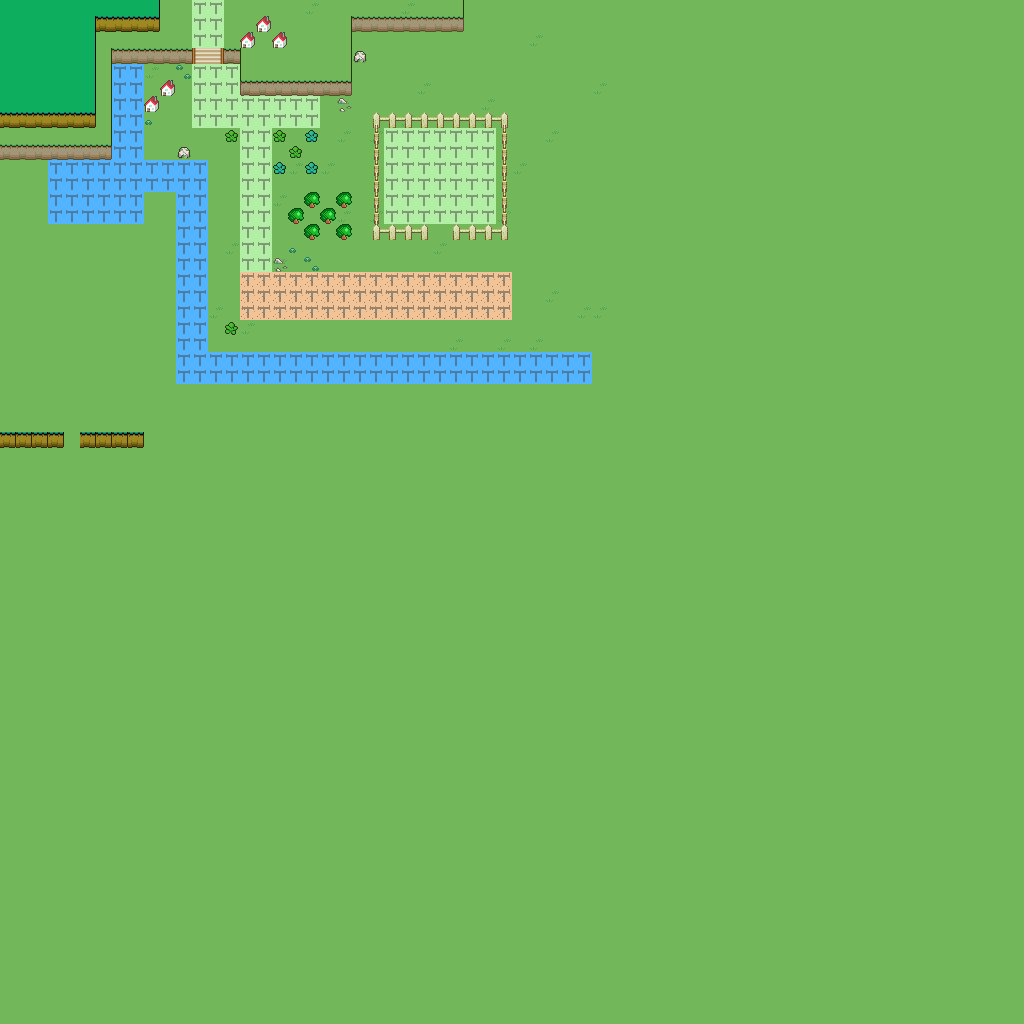

Tiled map render using the project's own tile images. Description and the map definition, with tile-layer contents summarised, below:
An orthogonal 64x64 tile map with 16x16 px tiles, 3 tile layers (タイルレイヤー1, タイルレイヤー2, タイルレイヤー3) and 10 objects (7x event, 3x character).

<map version="1.8" tiledversion="1.8.2" orientation="orthogonal" renderorder="right-down" width="64" height="64" tilewidth="16" tileheight="16" infinite="0" nextlayerid="11" nextobjectid="30">
 <editorsettings>
  <export format="lua" />
 </editorsettings>
 <tileset firstgid="1" source="natural_tileset.tsx" />
 <layer id="1" name="タイルレイヤー1" width="64" height="64">
  <data>[4096 cells, 4096 non-empty, 5 distinct tile ids]</data>
 </layer>
 <layer id="3" name="タイルレイヤー2" width="64" height="64">
  <data>[4096 cells, 170 non-empty, 30 distinct tile ids]</data>
 </layer>
 <layer id="5" name="タイルレイヤー3" width="64" height="64">
  <data>[4096 cells, 2 non-empty, 2 distinct tile ids]</data>
 </layer>
 <objectgroup id="6" name="オブジェクトレイヤー1">
  <object id="12" name="cat_2" type="character" x="240" y="128" width="16" height="16">
   <properties>
    <property name="kind" value="punicat" />
   </properties>
  </object>
  <object id="13" name="cat_1" type="character" x="560" y="96" width="16" height="16">
   <properties>
    <property name="kind" value="punicat" />
   </properties>
  </object>
  <object id="17" name="player" type="character" x="192" y="96" width="16" height="16">
   <properties>
    <property name="kind" value="player" />
   </properties>
  </object>
  <object id="21" name="house_1" type="event" x="240" y="32" width="16" height="16">
   <properties>
    <property name="kind" value="reach" />
   </properties>
  </object>
  <object id="22" name="tree_secret" type="event" x="304" y="224" width="16" height="16">
   <properties>
    <property name="kind" value="touch" />
   </properties>
  </object>
  <object id="24" name="cat_1_move_1" type="event" x="560" y="240" width="16" height="16">
   <properties>
    <property name="kind" value="unique" />
   </properties>
  </object>
  <object id="25" name="cat_1_move_2" type="event" x="432" y="240" width="16" height="16">
   <properties>
    <property name="kind" value="unique" />
   </properties>
  </object>
  <object id="26" name="cat_1_move_3" type="event" x="432" y="160" width="16" height="16">
   <properties>
    <property name="kind" value="unique" />
   </properties>
  </object>
  <object id="28" name="house_2" type="event" x="144" y="96" width="16" height="16">
   <properties>
    <property name="kind" value="reach" />
   </properties>
  </object>
  <object id="29" name="stones_1" type="event" x="272" y="256" width="16" height="16">
   <properties>
    <property name="kind" value="reach" />
   </properties>
  </object>
 </objectgroup>
</map>